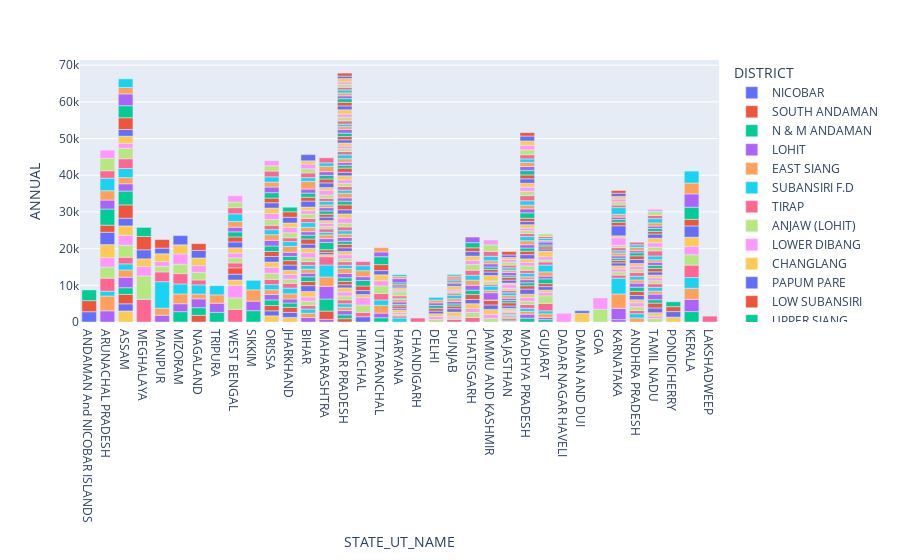

The notebook cell saved with this chart:
### Code cell
px.bar(data_frame=rainfall, x='STATE_UT_NAME', y="ANNUAL", color='DISTRICT')
